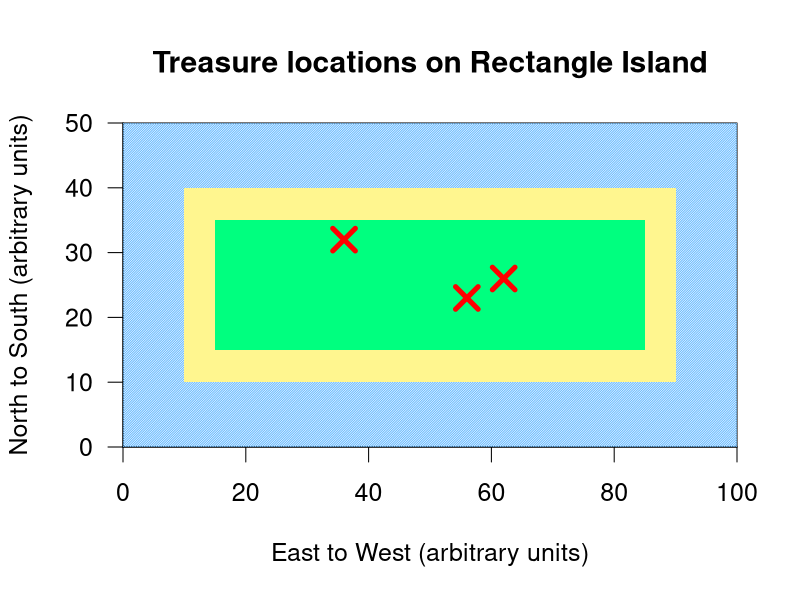

Here is the R script that generated this plot:
png(
  filename = "./man/figures/plot.png",
  width = 960,
  height = 640
)

par(cex = 1.5)

plot(
  x = NULL, y = NULL,
  xlim = c(0, 100),
  ylim = c(0, 50),
  main = "Treasure locations on Rectangle Island",
  xlab = "East to West (arbitrary units)",
  ylab = "North to South (arbitrary units)",
  xaxs = "i",
  yaxs = "i",
  las = 1
)

rect(0, 0, 100, 50, col = "steelblue1", border = NA, density = 60)
rect(10, 10, 90, 40, col = "khaki1", border = NA)
rect(15, 15, 85, 35, col = "springgreen1", border = NA)

set.seed(500)

points(
  x = sample(10:90, 3),
  y = sample(15:35, 3),
  pch = 4,
  cex = 2,
  col = "red",
  lwd = 5
)

dev.off()
